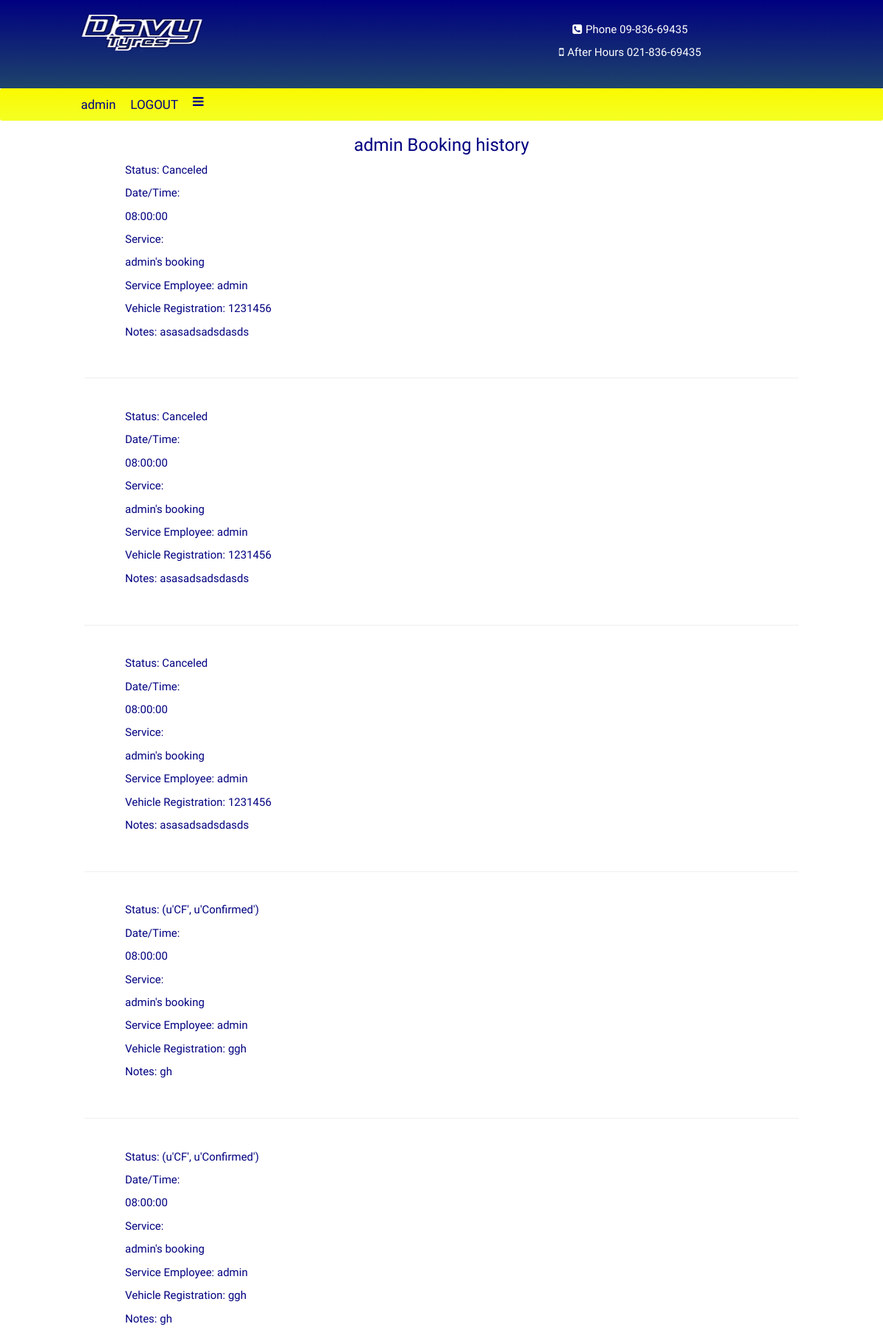
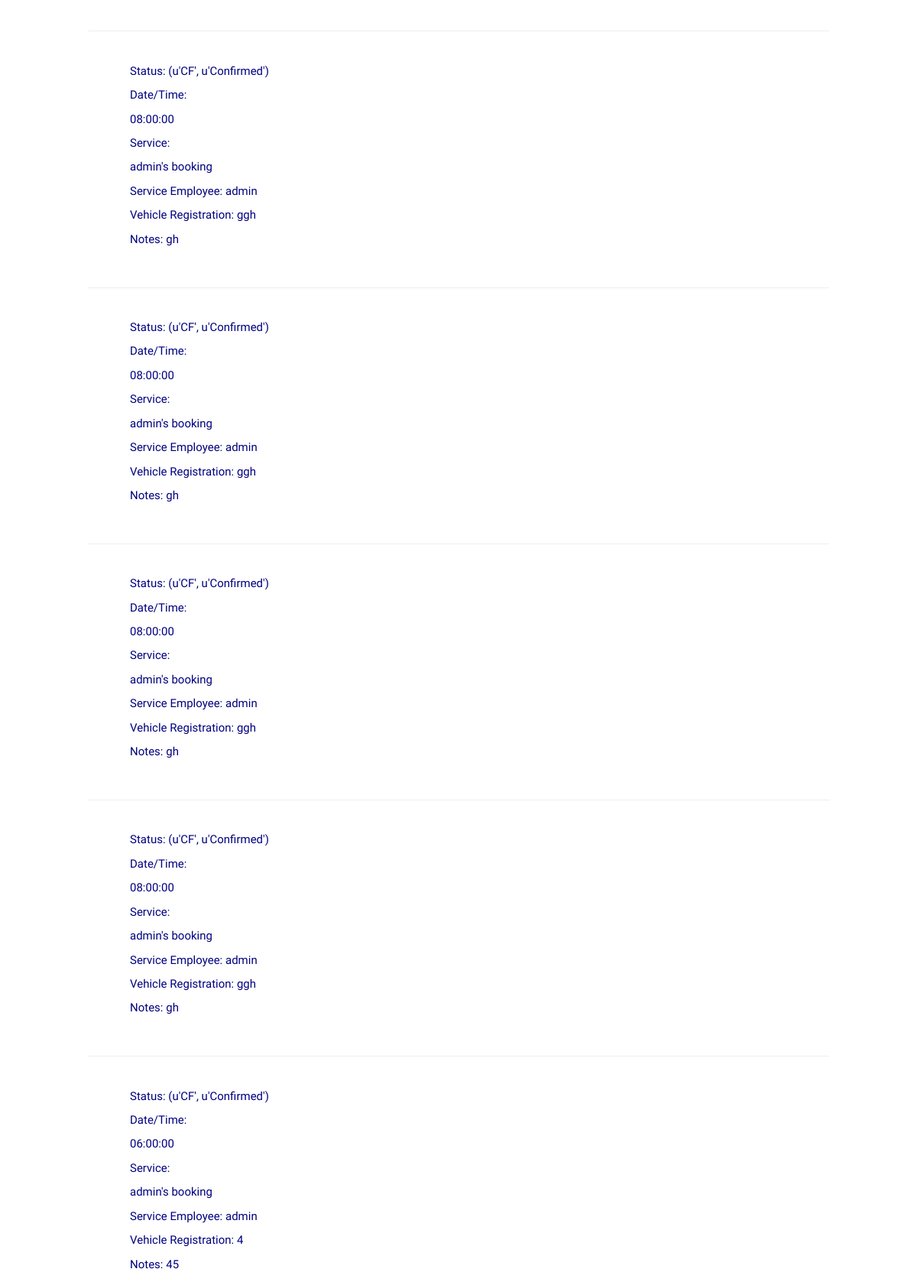
/services/bookings/ (signed in, upper part), run on the app's committed database (2 pictures, top to bottom).
### bookings/models.py (models this page shows, shortened)
class BaseUser(AbstractBaseUser, PermissionsMixin, SimpleEmailConfirmationUserMixin):
    username = models.CharField(_('username'), max_length=30, unique=True, help_text=_('Required. 30 characters or '
                                                                                       'fewer. Letters, digits and '
                                                                                       '@/./+/-/_ only.'),
                                validators=[validators.RegexValidator(r'^[\w.@+-]+$',
                                                                      _('Enter a valid username. This value may '
                                                                        'contain only letters, numbers and @/./+/-/_ '
                                                                        'characters.'), 'invalid')],
                                error_messages={'unique': _("A user with that username already exists.")})
    first_name = models.CharField(_('first name'), max_length=30, blank=True)
    last_name = models.CharField(_('last name'), max_length=30, blank=True)
    email = models.EmailField(_('email address'), blank=True)
    is_staff = models.BooleanField(_('staff status'), default=False, help_text=_('Designates whether the user can log '
                                                                                 'into this admin site.'))
    is_active = models.BooleanField(_('active'), default=True, help_text=_('Designates whether this user should be '
                                                                           'treated as active. Unselect this instead '
                                                                           'of deleting accounts.'))
    date_joined = models.DateTimeField(_('date joined'), default=timezone.now)
    phone = models.CharField(max_length=20)
    registration_number = models.CharField(max_length=10)
    objects = UserManager()
    USERNAME_FIELD = 'username'
    REQUIRED_FIELDS = ['email']
    class Meta:
        verbose_name = _('user')
        verbose_name_plural = _('users')

class Booking(models.Model):
    BOOKING_STATUS = (
        ('CF', 'Confirmed'),
        ('CM', 'Completed'),
        ('UF', 'Unfulfilled'),
        ('CN', 'Canceled'),
    )
    customer = models.ForeignKey(BaseUser, related_name='customer')
    service = models.ForeignKey(Service)
    service_employee = models.ForeignKey(BaseUser, related_name='employee')
    booking_day = models.DateField(null=True)
    booking_time = models.CharField(null=True, max_length=100)
    status = models.CharField(choices=BOOKING_STATUS, default=BOOKING_STATUS[0], max_length=100)
    additional_information = models.TextField(max_length=256, null=True)
    registration_number = models.CharField(max_length=100, null=True)
    def __unicode__(self):
        return "{}'s booking".format(self.customer.first_name)

### bookings/views.py (the view, shortened to what this page needs)
# urls.py: url(r'^services/bookings/$', booking_views.show_active_bookings),
def show_active_bookings(request, cancel=None):
    context = {}
    user = BaseUser.objects.filter(email=request.user.email)[0]
    bookings = Booking.objects.filter(customer_id=user.id)
    context['bookings'] = bookings
    return render(request, "services/customer-bookings.html", context)

### templates/services/customer-bookings.html (shortened to what this page needs)
{% extends 'base.html' %}
{% block content %}
<div class="customer_bookings">
    <h3 style="text-align:center;"> {{ request.user.first_name }} Booking history</h3>
    {% for booking in bookings %}
        <div class="row" style="margin-left:40px;">
            <div class="col-xs-12" >
            <p>Status: {{ booking.status }}<p>
            <p>Date/Time: <div class = "date">{{ booking.booking_time }}</div></p>
            <p>Service:<div id ="service_name">{{ booking }}</div></p>
            <p>Service Employee: {{ booking.service_employee.username }}<p>
            <p>Vehicle Registration: {{ booking.registration_number }}</p>
            <p>Notes: {{ booking.additional_information }}<p>
        </div>
    </div>
<br><hr><br>
    {% endfor %}
</div>
{% endblock %}

### templates/navigation.html (shortened to what this page needs)
{%load staticfiles%}
<div class ="brand-box">
    <div class="row">
    <div class=" col-md-offset-1 col-xs-4 col-md-2"><img src="{%static 'images/147613513136154.png'%}" width="100%" height="50px"></div>
    <div class=" col-xs-8 col-md-5 col-md-offset-3">
        <div class="phoneNumber"><a href="tel:+64-9-836-6943"><i class="fa fa-phone-square" aria-hidden="true"></i>Phone
        09-836-69435</a>
          <div class="phoneNumber"><a href="tel:+64-9-836-6943"><i class="fa fa-mobile" aria-hidden="true"></i>After Hours
        021-836-69435</a>
   </div>
</div>
</div>
</div>
</div>
<ul class="topnav" id="myTopnav">
    {% if user.is_authenticated %}
          <li class="col-md-offset-1"> <a href="/services/bookings/" class="menuLog">
            {{ request.user.first_name }}
        </a><a href="">LOGOUT</a>
          {% else %}
       <a href="/login/">LOGIN</a>
    {% endif %}</li>
      <li class="icon">
        <a href="javascript:void(0);" onclick="myFunction()"><i class="fa fa-bars" aria-hidden="true"></i>
    </a>
      </li>
</ul>

### static/css/base.css (style rules this page uses)
body { font-family : 'Baloo Tamma', cursive; color : #000080; font-size : 17px; min-width:320px; text-align:center; margin: auto; }
ul.topnav { list-style-type : none; padding : 0; overflow : hidden; width : 100%; border-radius : 3px; z-index : 5; background : #fafa00; background-image : linear-gradient(to bottom, #fafa00, #f4ff24); margin-bottom : 0; }
ul.topnav li { float : left; }
ul.topnav li a { display : inline-block; color : #000080; text-align : center; padding : 10px 10px; text-decoration : none; transition : 0.3s; font-size : 17px; font-weight : 500; font-family : 'Baloo Tamma', cursive; }
ul.topnav li.icon { display : none; }
@media screen and (max-width:1280px) { ul.topnav li:not(:first-child) { display : none; } }
@media screen and (max-width:1280px) { ul.topnav li.icon { float : left; display : inline-block; } }
.brand-box { background : #000080; background-image : linear-gradient(to bottom, #000080, #1e446b); width : 100%; font-size : 15px; overflow : hidden; color : yellow; height : 120px; }
.brand-box div { color : white; font-size : 15px; font-weight : 500; font-family : 'Baloo Tamma', cursive; text-align : center; margin-top : 10px; }
.phoneNumber a { color : white; font-size : 15px; font-weight : 500; font-family : 'Baloo Tamma', cursive; }
.phoneNumber i { margin-right : 5px; font-size : 15px; color : white; }
.customer_bookings { color : #000080; color-image : linear-gradient(to bottom, #000080, #1e446b); font-family : 'Baloo Tamma', cursive; font-size:15px; font-weight:200; text-align:left; }

### data on the page
BaseUser: user.first_name "admin"
Booking: status "Canceled", booking_time "08:00:00", customer.first_name "admin's booking", service_employee.username "admin", registration_number "1231456", additional_information "asasadsadsdasds"
Booking: status "Canceled", booking_time "08:00:00", customer.first_name "admin's booking", service_employee.username "admin", registration_number "1231456", additional_information "asasadsadsdasds"
Booking: status "Canceled", booking_time "08:00:00", customer.first_name "admin's booking", service_employee.username "admin", registration_number "1231456", additional_information "asasadsadsdasds"
Booking: status "(u'CF', u'Confirmed')", booking_time "08:00:00", customer.first_name "admin's booking", service_employee.username "admin", registration_number "ggh", additional_information "gh"
Booking: status "(u'CF', u'Confirmed')", booking_time "08:00:00", customer.first_name "admin's booking", service_employee.username "admin", registration_number "ggh", additional_information "gh"
Booking: status "(u'CF', u'Confirmed')", booking_time "08:00:00", customer.first_name "admin's booking", service_employee.username "admin", registration_number "ggh", additional_information "gh"
Booking: status "(u'CF', u'Confirmed')", booking_time "08:00:00", customer.first_name "admin's booking", service_employee.username "admin", registration_number "ggh", additional_information "gh"
Booking: status "(u'CF', u'Confirmed')", booking_time "08:00:00", customer.first_name "admin's booking", service_employee.username "admin", registration_number "ggh", additional_information "gh"
Booking: status "(u'CF', u'Confirmed')", booking_time "08:00:00", customer.first_name "admin's booking", service_employee.username "admin", registration_number "ggh", additional_information "gh"
Booking: status "(u'CF', u'Confirmed')", booking_time "06:00:00", customer.first_name "admin's booking", service_employee.username "admin", registration_number "4", additional_information "45"
